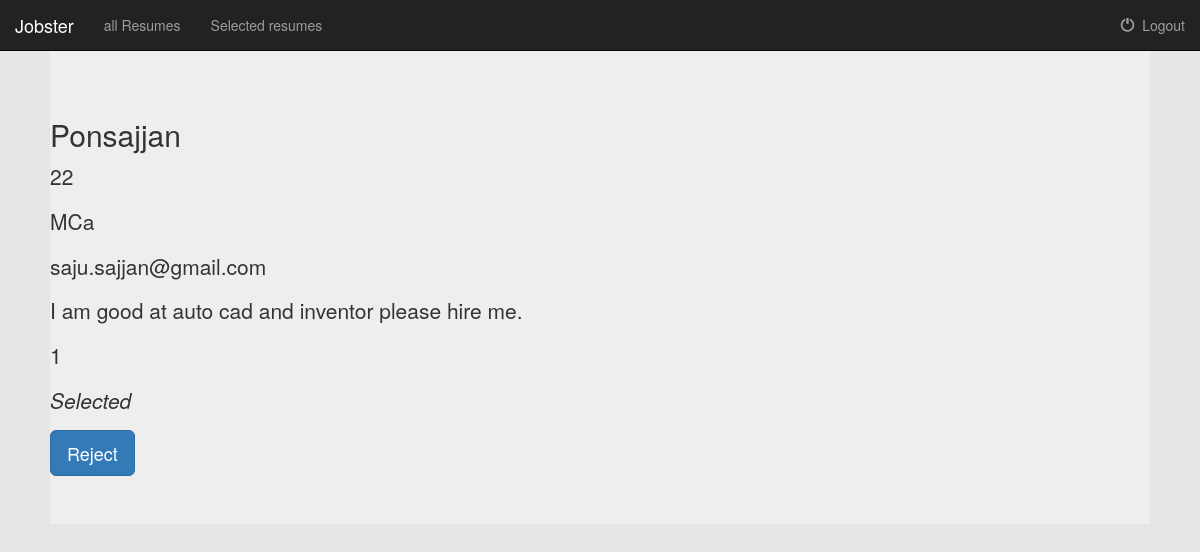
/index/10/ (signed in), run on the app's committed database.
### submitresume/models.py (models this page shows, shortened)
class Resume(models.Model):
    Name=models.CharField(max_length=100)
    Age=models.PositiveIntegerField(max_length=2)
    Qualification=models.CharField(max_length=200)
    Email=models.EmailField(max_length=150)
    Phone_number = models.PositiveIntegerField(max_length=9)
    About_Me=models.TextField(max_length=1000)
    Skills=models.CharField(max_length=500)
    is_selected = models.BooleanField(default=False)

### submitresume/views.py (the view)
# urls.py: url(r'^index/(?P<resume_id>[0-9]+)/$', views.detail, name='detail'),
def detail(request, resume_id):
    if not request.user.is_authenticated():
        return redirect('submitresume:login')
    else:
        user = request.user
        resume = get_object_or_404(Resume, pk=resume_id)
        return render(request, 'submitresume/detail.html', {'resume': resume, 'user': user})

### submitresume/templates/submitresume/detail.html (shortened to what this page needs)
{% extends 'submitresume/base.html' %}
{% block body %}
<div class="jumbotron">
        <h2 class="display-3">{{resume.Name}}</h2>
        <p>{{resume.Age}}</p>
        <p>{{resume.Qualification}}</p>
        <p>{{resume.Email}}</p>
        <p class="lead">{{resume.About_Me}}</p>
        <p>{{resume.Skills}}</p>
    {% if resume.is_selected %}<p> <em>Selected</em></p>{%endif%}
        <a class="btn btn-primary btn-lg" href="{% url 'submitresume:select' resume.id %}" role="button">{% if resume.is_selected %}Reject{% else %}Select{% endif %}</a>
    </div>
{% endblock %}

### submitresume/static/submitresume/index.css (style rules this page uses)
body { background-color: #e6e6e6; }
.jumbotron { margin: 50px }

### data on the page
Resume: Name "Ponsajjan", Age "22", Qualification "MCa", Email "saju.sajjan@gmail.com", About_Me "I am good at auto cad and inventor please hire me.", Skills "1"
